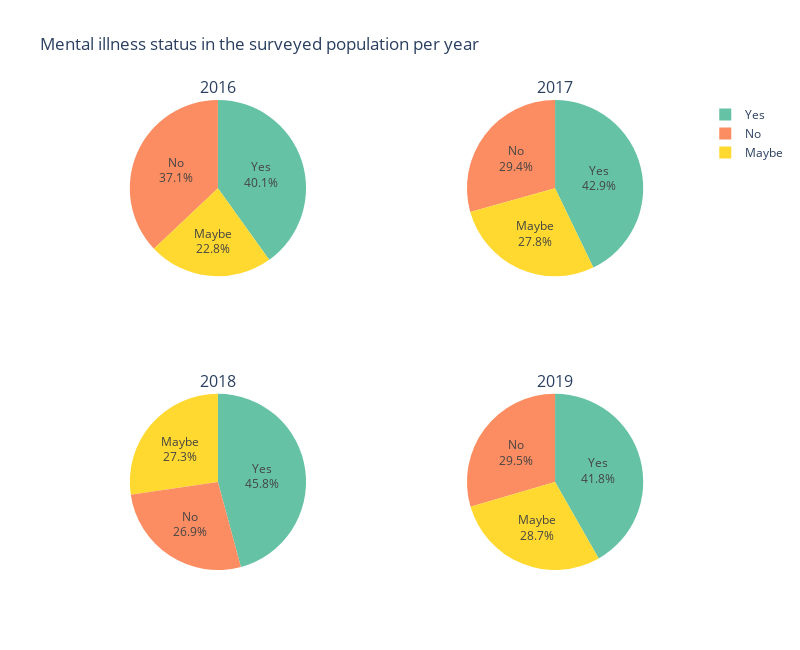

This figure's notebook cell:
### Code cell
total_per_year = health_per_year.groupby('SurveyID')['UserID'].transform('sum')
health_per_year['Percentage'] = ((health_per_year['UserID'] / total_per_year) * 100).round(3)

color_map = {
    'Yes':   '#66c2a5',   
    'No':    '#fc8d62',   
    'Maybe': '#ffd92f'    
}
fig = make_subplots(rows= 2, cols= 2, subplot_titles= ("2016", "2017", "2018", "2019"),
                    specs= [[{'type':'pie'}, {'type':'pie'}],
                            [{'type':'pie'}, {'type':'pie'}]],      
                    ) 

fig.add_trace(go.Pie(
    labels= health_per_year.query("SurveyID == 2016")['AnswerText'].values,
    values= health_per_year.query("SurveyID == 2016")['Percentage'].values,
    name = '2016',
    textposition='inside',
    textinfo='label+percent',
    hoverinfo='label+percent',
    marker= dict(colors =[color_map[l] for l in  health_per_year.query("SurveyID == 2016")['AnswerText'].values])
), row= 1, col=1)

fig.add_trace(go.Pie(
    labels=health_per_year.query("SurveyID == 2017")['AnswerText'].values,
    values=health_per_year.query("SurveyID == 2017")['Percentage'].values,
    name ='2017',
    textposition= 'inside',
    textinfo='label+percent',
    hoverinfo='label+percent',
    marker= dict(colors =[color_map[l] for l in  health_per_year.query("SurveyID == 2017")['AnswerText'].values])
), row= 1, col=2)

fig.add_trace(go.Pie(
    labels = health_per_year.query("SurveyID == 2018")['AnswerText'].values,
    values = health_per_year.query("SurveyID == 2018")['Percentage'].values,
    name = '2018',
    textposition='inside',
    textinfo='label+percent',
    hoverinfo='label+percent',
    marker= dict(colors =[color_map[l] for l in  health_per_year.query("SurveyID == 2018")['AnswerText'].values])
), row=2, col=1)

fig.add_trace(go.Pie(
    labels=health_per_year.query("SurveyID==2019")['AnswerText'].values,
    values= health_per_year.query("SurveyID == 2019")['Percentage'].values,
    name='2019',
    textposition='inside',
    textinfo='label+percent',
    hoverinfo='label+percent',
    marker= dict(colors =[color_map[l] for l in  health_per_year.query("SurveyID == 2019")['AnswerText'].values])
), row = 2, col = 2)


fig.update_layout(
    title = 'Mental illness status in the surveyed population per year',
    width=800, height=650
)
fig.show()

### Figure 1 — Plotly figure (JSON) as saved in the notebook; plotly's stock layout.template omitted (floating-point values rounded to 4 significant figures)
{"data": [{"domain": {"x": [0, 0.45], "y": [0.625, 1]}, "hoverinfo": "label+percent", "labels": ["Maybe", "No", "Yes"], "marker": {"colors": ["#ffd92f", "#fc8d62", "#66c2a5"]}, "name": "2016", "textinfo": "label+percent", "textposition": "inside", "type": "pie", "values": [22.82, 37.05, 40.13]}, {"domain": {"x": [0.55, 1], "y": [0.625, 1]}, "hoverinfo": "label+percent", "labels": ["Maybe", "No", "Yes"], "marker": {"colors": ["#ffd92f", "#fc8d62", "#66c2a5"]}, "name": "2017", "textinfo": "label+percent", "textposition": "inside", "type": "pie", "values": [27.78, 29.36, 42.86]}, {"domain": {"x": [0, 0.45], "y": [0, 0.375]}, "hoverinfo": "label+percent", "labels": ["Maybe", "No", "Yes"], "marker": {"colors": ["#ffd92f", "#fc8d62", "#66c2a5"]}, "name": "2018", "textinfo": "label+percent", "textposition": "inside", "type": "pie", "values": [27.34, 26.86, 45.8]}, {"domain": {"x": [0.55, 1], "y": [0, 0.375]}, "hoverinfo": "label+percent", "labels": ["Maybe", "No", "Yes"], "marker": {"colors": ["#ffd92f", "#fc8d62", "#66c2a5"]}, "name": "2019", "textinfo": "label+percent", "textposition": "inside", "type": "pie", "values": [28.69, 29.55, 41.76]}], "layout": {"annotations": [{"font": {"size": 16}, "showarrow": false, "text": "2016", "x": 0.225, "xanchor": "center", "xref": "paper", "y": 1, "yanchor": "bottom", "yref": "paper"}, {"font": {"size": 16}, "showarrow": false, "text": "2017", "x": 0.775, "xanchor": "center", "xref": "paper", "y": 1, "yanchor": "bottom", "yref": "paper"}, {"font": {"size": 16}, "showarrow": false, "text": "2018", "x": 0.225, "xanchor": "center", "xref": "paper", "y": 0.375, "yanchor": "bottom", "yref": "paper"}, {"font": {"size": 16}, "showarrow": false, "text": "2019", "x": 0.775, "xanchor": "center", "xref": "paper", "y": 0.375, "yanchor": "bottom", "yref": "paper"}], "height": 650, "title": {"text": "Mental illness status in the surveyed population per year"}, "width": 800}}
